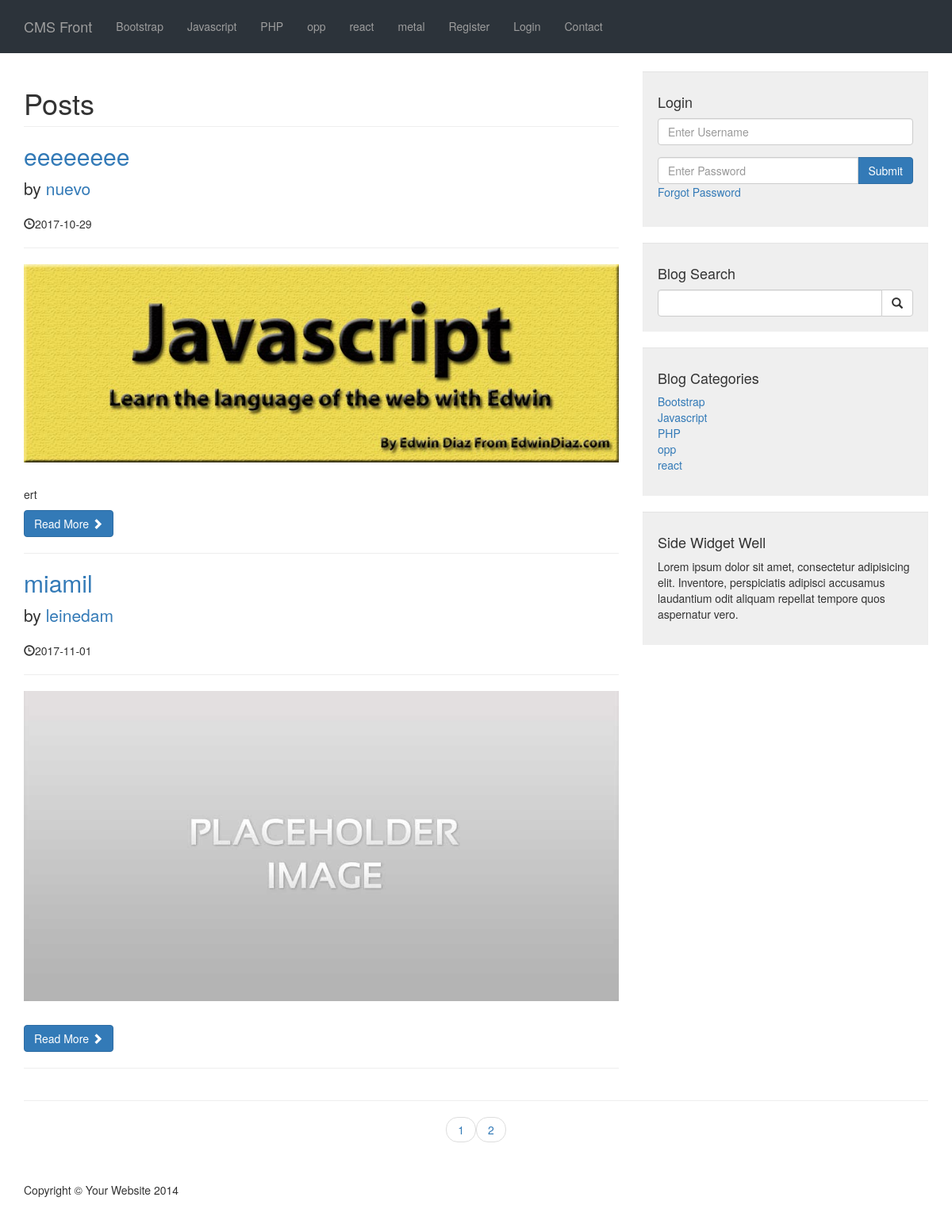
The page / on the database its author committed.
### tables this page shows
CREATE TABLE `categories` (
  `cat_id` int(3) NOT NULL,
  `cat_title` varchar(255) NOT NULL
);

CREATE TABLE `posts` (
  `post_id` int(3) NOT NULL,
  `post_category_id` int(11) NOT NULL,
  `post_title` varchar(255) NOT NULL,
  `post_author` varchar(255) NOT NULL,
  `post_user` varchar(255) NOT NULL,
  `post_date` date NOT NULL,
  `post_image` text NOT NULL,
  `post_content` text NOT NULL,
  `post_tags` varchar(255) NOT NULL,
  `post_comment_count` int(11) NOT NULL,
  `post_status` varchar(255) NOT NULL DEFAULT 'draft',
  `post_views_count` int(11) NOT NULL
);

### admin/functions.php (called while the page is built, shortened)
<?php
function imagePlaceholder($image = ''){
    if(!$image){
        return 'placeholder.jpg';
    }else{
        return $image;
    }
}
function isLoggedIn(){
    return false;
}
        ?>

### index.php (the view, shortened to what this page needs)
<?php include 'includes/header.php'; ?>
<?php include 'includes/navigation.php'; ?>
    <div class="container">
        <div class="row">
            <div class="col-md-8">
              <?php
                $per_page = 2;
                if(isset($_GET['page'])){
                $page =  $_GET['page'];
                }else{
                    $page = "";
                }
                if($page == "" || $page == 1 ){
                    $page_1 = 0;
                }else{
                    $page_1 = ($page * $per_page ) - $per_page;
                }
                ?>
                <h1 class="page-header">
                    Posts
                </h1>
                <?php
                   if(isset($_SESSION['user_role']) && $_SESSION['user_role'] == 'admin'){
                       $post_query_count = "SELECT * FROM posts ";
                    }else{
                       $post_query_count = "SELECT * FROM posts WHERE post_status = 'published' ";
                    }
                    $find_count = mysqli_query($connection, $post_query_count);
                    $count = mysqli_num_rows($find_count);
                    if( $count<1 ){
                        echo "<h2 class='text-center danger'>NO POSTS WERE FOUND</h2>";
                    }else{
                    $count = ceil($count / $per_page);
                    $query = "SELECT * FROM posts LIMIT {$page_1},{$per_page} ";
                    $select_all_posts_query = mysqli_query($connection, $query);
                    while($row = mysqli_fetch_assoc($select_all_posts_query)){
                    $post_id = $row['post_id'];
                    $post_title = $row['post_title'];
                    $post_author = $row['post_user'];
                    $post_date = $row['post_date'];
                    $post_image = $row['post_image'];
                    $post_content = substr($row['post_content'], 0 , 90);
                ?>
                    <h2>
                        <a href="post/<?php echo $post_id ;?>"><?php echo $post_title; ?></a>
                    </h2>
                    <p class="lead">
                        by <a href="author_posts.php?author=<?php echo $post_author; ?>&p_id=<?php echo $post_id; ?>"><?php echo $post_author; ?></a>
                    </p>
                    <p><span class="glyphicon glyphicon-time"></span><?php echo $post_date; ?></p>
                    <hr>
                    <a href="post.php?p_id=<?php echo $post_id ;?>">
                    <img class="img-responsive" src="images/<?php echo imagePlaceholder($post_image); ?>" alt="">
                    </a>
                  <br>
                    <p><?php echo $post_content; ?></p>
                    <a class="btn btn-primary" href="post.php?p_id=<?php echo $post_id ;?>">Read More <span class="glyphicon glyphicon-chevron-right"></span></a>
                    <hr>
               <?php  } } ?>
            </div>
        <?php include 'includes/sidebar.php'; ?>
        </div>
        <hr>
        <ul class="pager">
           <?php
                for($i =1; $i <= $count ; $i++){
                    if($i == $page){
                        echo "<li><a class='active_link'  href='index.php?page={$i}'>{$i}</a></li>";
                    }else{
                        echo "<li><a href='index.php?page={$i}'>{$i}</a></li>";
                    }
                }
            ?>
        </ul>
<?php include 'includes/footer.php'; ?>

### includes/header.php (shortened to what this page needs)
<?php  include "admin/functions.php"; ?>
<!DOCTYPE html>
<html lang="en">
<head>
    <link href="/cms/css/bootstrap.css" rel="stylesheet">
    <link href="/cms/css/blog-home.css" rel="stylesheet">
    <link href="/cms/css/styles.css" rel="stylesheet">
</head>
<body>

### includes/navigation.php (shortened to what this page needs)
<nav class="navbar navbar-inverse navbar-fixed-top" role="navigation">
       <div class="container">
           <div class="navbar-header">
               <a class="navbar-brand" href="/cms">CMS Front</a>
           </div>
           <div class="collapse navbar-collapse" id="bs-example-navbar-collapse-1">
               <ul class="nav navbar-nav">
                     <?php
                       $query = "SELECT * FROM categories";
                       $select_all_categories_query = mysqli_query($connection, $query);
                       while($row = mysqli_fetch_assoc($select_all_categories_query )){
                       $cat_title = $row['cat_title'];
                       $cat_id = $row['cat_id'];
                       $category_class = '';
                       $registration_class = '';
                       echo "<li class='$category_class'><a href='/cms/category/{$cat_id}'>{$cat_title}</a><li>";
                      }
                      ?>
                        <li class="<?php echo $registration_class ;?>">
                            <a href="/cms/registration"> Register</a>
                        </li>
                          <?php if(isLoggedIn()): ?>
                          <li>
                           <a href="/cms/admin">Admin</a>
                          </li>
                          <li>
                           <a href="/cms/includes/logout.php">Logout</a>
                          </li>
                          <?php else: ?>
                          <li>
                           <a href="/cms/login.php">Login</a>
                          </li>
                          <?php endif; ?>
                       <li>
                           <a href="/cms/contact">Contact</a>
                       </li>
               </ul>
           </div>
       </div>
   </nav>

### includes/sidebar.php (shortened to what this page needs)
<div class="col-md-4">
              <div class="well">
                 <?php if(isset($_SESSION['user_role'])): ?>
                      <h4>Logged in as: <?php echo $_SESSION['username'] ; ?></h4>
                      <a href="includes/logout.php" class="btn btn-primary">Logout</a>
                 <?php else: ?>
                     <h4>Login</h4>
                      <form method="post" >
                          <div class="form-group">
                                  <input name="username" type="text" class="form-control" placeholder="Enter Username">
                          </div>
                           <div class="input-group">
                                  <input name="password" type="password" class="form-control" placeholder="Enter Password">
                                  <span class="input-group-btn">
                                      <button class="btn btn-primary" name="login" type="submit">Submit</button>
                                  </span>
                          </div>
                          <div class="form-group">
                              <a href="forgot.php?forgot=<?php echo uniqid(true) ;?>">Forgot Password</a>
                          </div>
                      </form>
                 <?php endif; ?>
              </div>
              <div class="well">
                  <h4>Blog Search</h4>
                  <form action="search.php" method="post" >
                      <div class="input-group">
                              <input name="search" type="text" class="form-control">
                              <span class="input-group-btn">
                              <button name="submit" class="btn btn-default" type="submit">
                                  <span class="glyphicon glyphicon-search"></span>
                              </button>
                          </span>
                      </div>
                  </form>
              </div>
              <div class="well">
              <?php
                  $query = "SELECT * FROM categories LIMIT 5";
                  $select_categories_sidebar = mysqli_query($connection, $query);
                 ?>
                  <h4>Blog Categories</h4>
                  <div class="row">
                      <div class="col-lg-12">
                          <ul class="list-unstyled">
                             <?php
                   while($row = mysqli_fetch_assoc($select_categories_sidebar )){
                  $cat_title = $row['cat_title'];
                  $cat_id = $row['cat_id'];
                  echo "<li><a href='category.php?category=$cat_id'>{$cat_title}</a><li>";
                   }
                              ?>
                          </ul>
                      </div>
                  </div>
              </div>
          <?php include "widget.php"; ?>
          </div>

### includes/widget.php
<div class="well">
    <h4>Side Widget Well</h4>
    <p>Lorem ipsum dolor sit amet, consectetur adipisicing elit. Inventore, perspiciatis adipisci accusamus laudantium odit aliquam repellat tempore quos aspernatur vero.</p>
</div>

### includes/footer.php (shortened to what this page needs)
        <footer>
            <div class="row">
                <div class="col-lg-12">
                    <p>Copyright &copy; Your Website 2014</p>
                </div>
            </div>
        </footer>
    </div>
</body>
</html>

### css/blog-home.css (style rules this page uses)
body { padding-top: 70px; }
footer { margin: 50px 0; }
.navbar-inverse { background-color: #2C333A; border-color: #2C333A; padding: 8px; }

### rows shown on the page
categories: cat_title "Bootstrap"
categories: cat_title "Javascript"
categories: cat_title "PHP"
categories: cat_title "opp"
categories: cat_title "react"
categories: cat_title "metal"
posts: post_title "eeeeeeee", post_user "nuevo", post_date "2017-10-29", post_image (picture), post_content "ert"
posts: post_title "miamil", post_user "leinedam", post_date "2017-11-01", shows a picture
